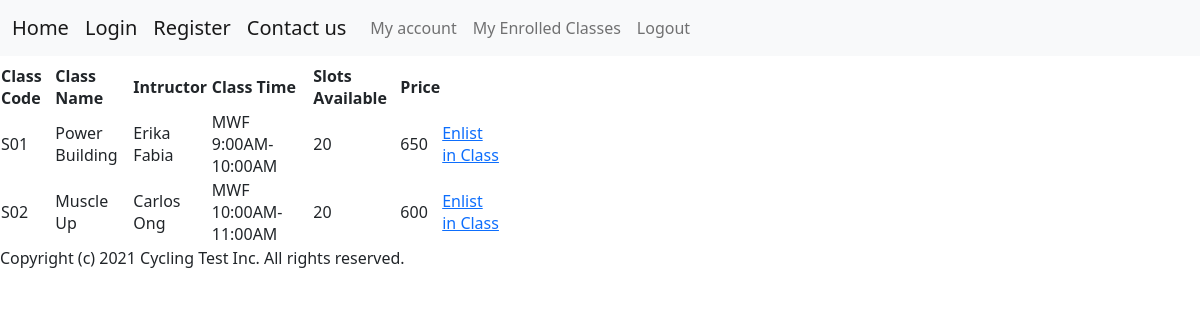
Before: /strengthclasses (signed in) with the older database file.
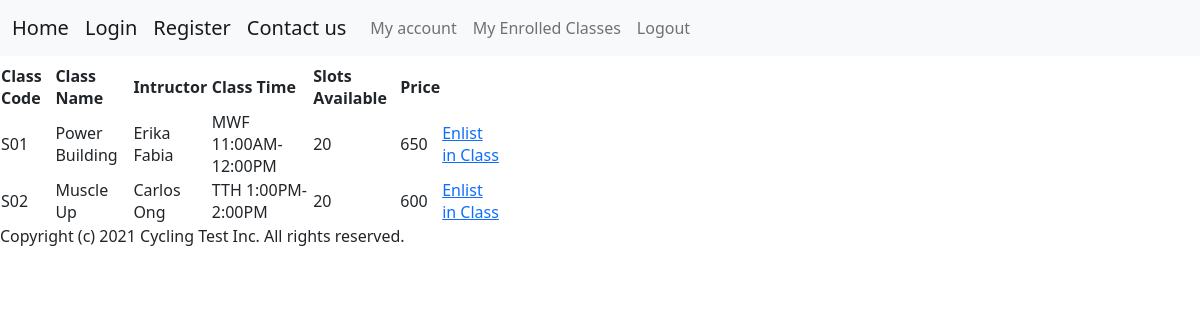
After: the same page with the newer database file.
### app.py (models this page shows)
class Classes(db.Model):
    id = db.Column(db.Integer, primary_key=True)
    class_code = db.Column(db.String(10), unique=True)
    class_category = db.Column(db.String(50))
    class_name = db.Column(db.String(50))
    instructor = db.Column(db.String(50))
    class_time = db.Column(db.String(50))
    price = db.Column(db.Integer)
    slots_available = db.Column(db.Integer)

### app.py (the view)
@app.route("/strengthclasses")
@login_required
def strength():
    classes = Classes.query.filter_by(class_category="Strength")
    return render_template("strength.html", classes=classes)

### app.py (called while the page is built)
@login_manager.user_loader
def load_user(user_id):
    return Users.query.get(int(user_id))

### templates/strength.html
<html>
{% include "header.html" %}
{% block content %}
<table class="center" , style="width:500px">
    <tr>
        <th>Class Code</th>
        <th>Class Name</th>
        <th>Intructor</th>
        <th>Class Time</th>
        <th>Slots Available</th>
        <th>Price</th>
    </tr>
    {% for class in classes %}
    <tr>
        <td>{{ class.class_code}}</td>
        <td>{{ class.class_name}}</td>
        <td>{{ class.instructor}}</td>
        <td>{{ class.class_time}}</td>
        <td>{{ class.slots_available}}</td>
        <td>{{ class.price}}</td>
        <td>
            <a href="/enlistclass?code={{ class.class_code }}">Enlist in Class</a>
        </td>
    </tr>
    {% endfor %}
</table>
{% include "footer.html" %}
{% endblock %}
</html>

### templates/header.html (shortened to what this page needs)
<html>
<head>
  <link href="https://cdn.jsdelivr.net/npm/bootstrap@5.0.1/dist/css/bootstrap.min.css" rel="stylesheet"
>
</head>
<body>
  <nav class="navbar navbar-expand-lg navbar-light bg-light">
    <div class="container-fluid">
      <a class="navbar-brand" href="/">Home</a>
      <a class="navbar-brand" href="/login">Login</a>
      <a class="navbar-brand" href="/signup">Register</a>
      <a class="navbar-brand" href="/contactus">Contact us</a>
      <div class="collapse navbar-collapse" id="navbarNavDropdown">
        <ul class="navbar-nav">
          <li class="nav-item">
            <a class="nav-link" href="/myaccount">My account</a>
          </li>
          <li class="nav-item">
            <a class="nav-link" href="/enrolledclasses">My Enrolled Classes</a>
          </li>
          <li class="nav-item">
            <a class="nav-link" href="/logout">Logout</a>
          </li>
        </ul>
      </div>
    </div>
  </nav>
</body>

### templates/footer.html
<body>
    <div class="footer">
        Copyright (c) 2021 Cycling Test Inc. All rights reserved. <p/>
        </div>
      </body>
</html>

Changed rows visible on the page:
changed Classes "Power Building": class_time "MWF 9:00AM-10:00AM" → "MWF 11:00AM-12:00PM"
changed Classes "Muscle Up": class_time "MWF 10:00AM-11:00AM" → "TTH 1:00PM-2:00PM"
